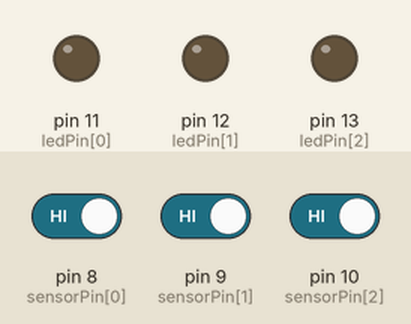
Simulated run of this sketch. Board: Arduino Uno, built with avr-gcc and run on an emulated ATmega328P. Parts: output pins drawn as LEDs (lit = HIGH). Inputs (shaded band) come from the test bench; at power-on: pin 8 (sensorPin[0]) HIGH, pin 9 (sensorPin[1]) HIGH, pin 10 (sensorPin[2]) HIGH.

Above: at 1.2 s.
1.3 s: pin 8 (sensorPin[0]) driven LOW
At 2.0 s:
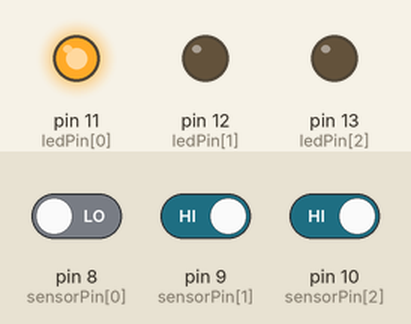
2.8 s: pin 9 (sensorPin[1]) driven LOW
At 3.3 s:
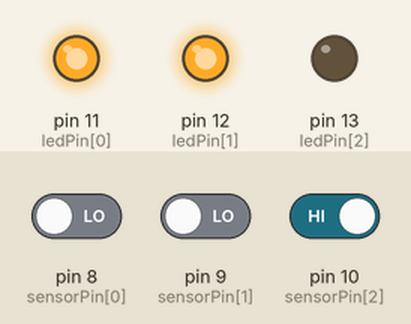
4.3 s: pin 10 (sensorPin[2]) driven LOW
At 4.6 s:
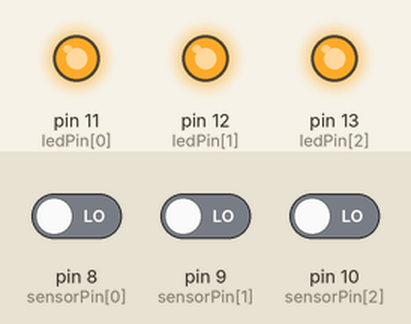
5.8 s: pin 8 (sensorPin[0]) driven HIGH
At 7.0 s:
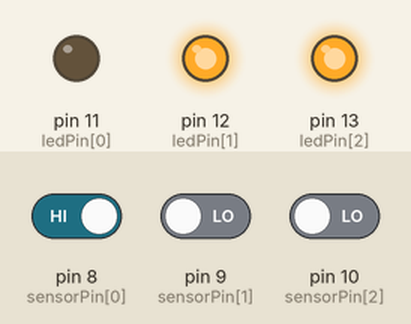
7.3 s: pin 9 (sensorPin[1]) driven HIGH
At 8.4 s:
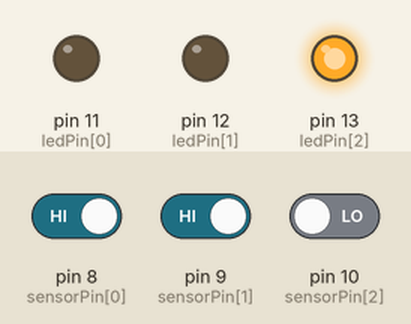
8.8 s: pin 8 (sensorPin[0]) driven LOW
At 9.7 s:
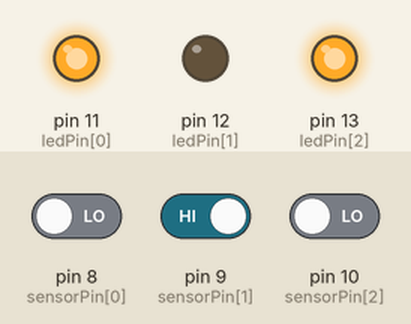
Timing chart, 0 to 11.3 s (numbered marks = the images above; inputs shaded):
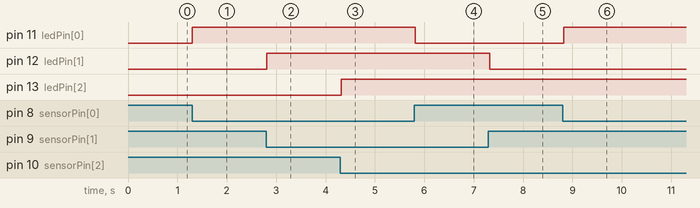

Measured:
- after the input at 1.3 s, pin 11 (ledPin[0]): LOW → HIGH at once
- after the input at 2.8 s, pin 12 (ledPin[1]): LOW → HIGH at once
- after the input at 4.3 s, pin 13 (ledPin[2]): LOW → HIGH at once
- after the input at 5.8 s, pin 11 (ledPin[0]): HIGH → LOW at once
- after the input at 7.3 s, pin 12 (ledPin[1]): HIGH → LOW at once
- after the input at 8.8 s, pin 11 (ledPin[0]): LOW → HIGH at once

The sketch:

Arduino_-_Water_Level_Sensor.ino
```cpp
// (licence header left out)
byte sensorPin[] = {8, 9, 10};
byte ledPin[] = {11, 12, 13}; // number of leds = numbers of sensors
const byte sensors = 3;
int level = 0;


void setup() {
  for (int i = 0; i < sensors; i++) {
    pinMode(sensorPin[i], INPUT);
    pinMode(ledPin[i], OUTPUT);
  }


}

void loop() {
  level = 0;
  for (int i = 0; i < sensors; i++) {
    if (digitalRead(sensorPin[i]) == LOW) {
      digitalWrite(ledPin[i], HIGH);
      level = sensors - i;
    } else {
      digitalWrite(ledPin[i], LOW);
    }
  }

  Serial.print("Water level");

  switch (level) {
    case 1:
      Serial.print("HIGH");

      break;
    case 2:
      Serial.print("AVERAGE");

      break;
    case 3:
      Serial.print("LOW");

      break;
    default:
      Serial.print("NO WATER");

      break;
  }
  delay(50);
}
```
